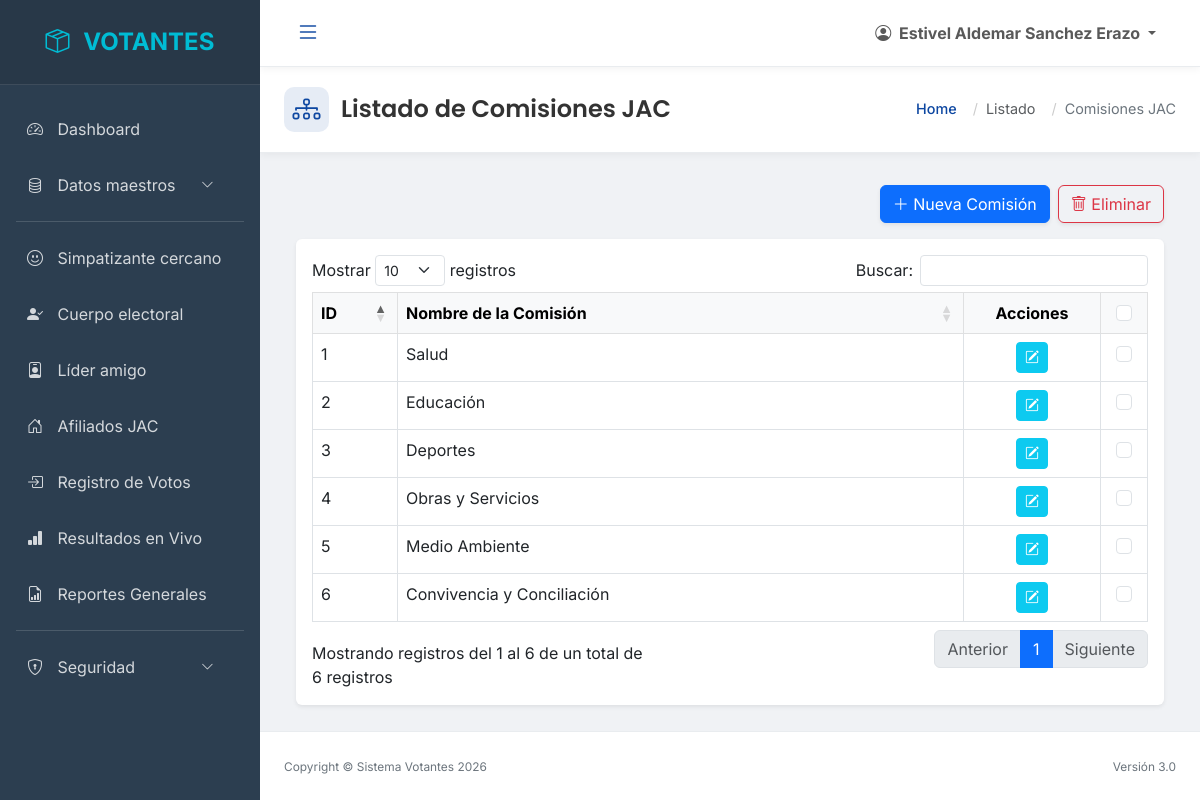
/index.php?url=comision/index (signed in), run on the app's committed database.
### tables this page shows
CREATE TABLE `jac_comisiones`  (
  `id_comision` int NOT NULL AUTO_INCREMENT,
  `nombre_comision` varchar(100) NOT NULL,
  PRIMARY KEY (`id_comision`) USING BTREE
);

### controllers/ComisionController.php (called while the page is built, shortened)
<?php
require_once 'models/ComisionModel.php';
class ComisionController {
    private $model;
    public function __construct() {
        $this->model = new ComisionModel();
    }
    public function index() {
        $comisiones = $this->model->getComisiones();
        require 'views/comisiones/listar.php';
    }
}

### funcs/class.conexion.php (called while the page is built)
<?php
class Conexion
{
	public function get_conexion()
	{
      $servidor = "localhost";
      $db = "votantes";
      $user = "root";
      $pass = "root";
      try
      {
        $conexion = new PDO(
            "mysql:host=$servidor;dbname=$db",
            $user,
            $pass,
            array(PDO::MYSQL_ATTR_INIT_COMMAND => 'SET NAMES  \'UTF8\'')
        );
        $conexion->setAttribute(PDO::ATTR_ERRMODE, PDO::ERRMODE_EXCEPTION);
        return $conexion;
      }
      catch(PDOException $e)
      {
        die("Error de conexión local: " . $e->getMessage());
      }
	}
}
?>

### models/ComisionModel.php (called while the page is built, shortened)
<?php
require_once 'funcs/class.conexion.php';
class ComisionModel extends Conexion {
    private $db;
    public function __construct() {
        $this->db = $this->get_conexion();
    }
    public function getComisiones() {
        $sql = "SELECT * FROM jac_comisiones ORDER BY nombre_comision ASC";
        $stmt = $this->db->prepare($sql);
        $stmt->execute();
        return $stmt->fetchAll(PDO::FETCH_ASSOC);
    }
}

### views/comisiones/listar.php (the view, shortened to what this page needs)
<?php include 'includes/header_dashboard.php'; ?>
<div class="page-header-container">
    <div class="page-header-title">
        <i class="bi bi-diagram-3"></i>
        <h1>Listado de Comisiones JAC</h1>
    </div>
    <nav aria-label="breadcrumb" class="breadcrumb-modern">
        <ol class="breadcrumb">
            <li class="breadcrumb-item"><a href="index.php?url=dashboard/index">Home</a></li>
            <li class="breadcrumb-item text-muted">Listado</li>
            <li class="breadcrumb-item active" aria-current="page">Comisiones JAC</li>
        </ol>
    </nav>
</div>
<div class="d-flex justify-content-end mb-3 container-fluid">
    <button type="button" class="btn btn-primary me-2 shadow-sm" data-bs-toggle="modal" data-bs-target="#modalCrear">
        <i class="bi bi-plus-lg"></i> Nueva Comisión
    </button>
    <button class="btn btn-outline-danger shadow-sm" id="btn_eliminar_masivo">
        <i class="bi bi-trash"></i> Eliminar
    </button>
</div>
<div class="container-fluid">
    <div class="card shadow-sm border-0">
        <div class="card-body">
            <div class="table-responsive">
                <table id="tablaComisiones" class="table table-hover table-bordered" style="width:100%">
                    <thead class="table-light">
                        <tr>
                            <th width="50">ID</th>
                            <th>Nombre de la Comisión</th>
                            <th width="120" class="text-center">Acciones</th>
                            <th width="30" class="text-center"><input type="checkbox" id="checkTodos" class="form-check-input"></th>
                        </tr>
                    </thead>
                    <tbody>
                        <?php foreach($comisiones as $com): ?>
                        <tr>
                            <td><?php echo $com['id_comision']; ?></td>
                            <td><?php echo $com['nombre_comision']; ?></td>
                            <td class="text-center">
                                <button class="btn btn-sm btn-info text-white btn-editar"
                                        data-id="<?php echo $com['id_comision']; ?>"
                                        data-nombre="<?php echo $com['nombre_comision']; ?>">
                                    <i class="bi bi-pencil-square"></i>
                                </button>
                            </td>
                            <td class="text-center">
                                <input type="checkbox" name="item_id[]" class="delete_item form-check-input" value="<?php echo $com['id_comision']; ?>">
                            </td>
                        </tr>
                        <?php endforeach; ?>
                    </tbody>
                </table>
            </div>
        </div>
    </div>
</div>
<?php include 'includes/footer_dashboard.php'; ?>

### css/style_modern.css (style rules this page uses)
:root { --primary-color: #0d47a1; --primary-hover: #002171; --accent-color: #00bcd4; --bg-color: #f0f2f5; --text-color: #333333; --gray-light: #e9ecef; --card-bg: #ffffff; --shadow-sm: 0 2px 8px rgba(0, 0, 0, 0.05); --shadow-md: 0 4px 12px rgba(0, 0, 0, 0.1); --shadow-lg: 0 8px 24px rgba(0, 0, 0, 0.15); --font-heading: 'Poppins', sans-serif; --font-body: 'Inter', sans-serif; }
body { font-family: var(--font-body); background-color: var(--bg-color); color: var(--text-color); min-height: 100vh; }
h1, h2, h3, h4, h5, h6, .text-titles { font-family: var(--font-heading); font-weight: 600; }
.page-header-container { background-color: #fff; padding: 1.25rem 1.5rem; margin: -1.5rem -1.5rem 2rem -1.5rem; border-bottom: 1px solid var(--gray-light); display: flex; align-items: center; justify-content: space-between; box-shadow: var(--shadow-sm); }
.page-header-title { display: flex; align-items: center; }
.page-header-title i { font-size: 1.75rem; margin-right: 0.75rem; color: var(--primary-color); background: rgba(13, 71, 161, 0.1); width: 45px; height: 45px; display: flex; align-items: center; justify-content: center; border-radius: 10px; }
.page-header-title h1 { font-size: 1.5rem; margin: 0; color: var(--text-color); }
.breadcrumb-modern .breadcrumb { background: transparent; padding: 0; margin: 0; }
.breadcrumb-modern .breadcrumb-item { font-size: 0.9rem; display: flex; align-items: center; }
.breadcrumb-modern .breadcrumb-item+.breadcrumb-item::before { content: "/"; padding: 0 0.5rem; color: #ccc; }
.breadcrumb-modern .breadcrumb-item a { color: var(--primary-color); text-decoration: none; font-weight: 500; }
.breadcrumb-modern .breadcrumb-item.active { color: #6c757d; }

### data on the page
jac_comisiones: id_comision "6", nombre_comision "Convivencia y Conciliación"
jac_comisiones: id_comision "3", nombre_comision "Deportes"
jac_comisiones: id_comision "2", nombre_comision "Educación"
jac_comisiones: id_comision "5", nombre_comision "Medio Ambiente"
jac_comisiones: id_comision "4", nombre_comision "Obras y Servicios"
jac_comisiones: id_comision "1", nombre_comision "Salud"

### other printed values
$_SESSION['nombres'] "Estivel Aldemar Sanchez Erazo"
